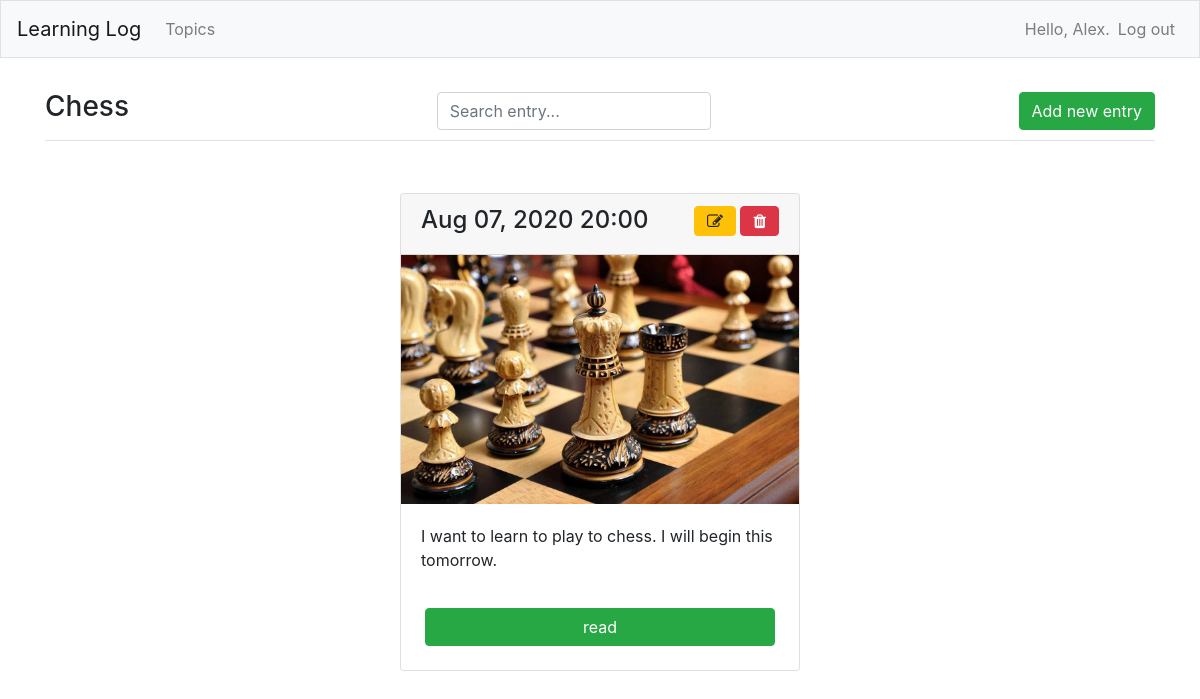
The page /topics/1/ (signed in) on the database its author committed.
### learning_logs/models.py (models this page shows, shortened)
class Topic(models.Model):
    text = models.CharField("Title", max_length=200)
    image = models.ImageField("Image", upload_to="images_topics/", default='default.png')
    date_added = models.DateTimeField(auto_now_add=True, verbose_name="Date")
    owner = models.ForeignKey(User, on_delete=models.CASCADE, verbose_name="User")
    def __str__(self):
        return self.text

class Entry(models.Model):
    topic = models.ForeignKey(Topic, on_delete=models.CASCADE, verbose_name="Topic")
    image = models.ImageField("Image", upload_to="images_entries/", default='default.png')
    text = models.TextField(verbose_name="Content")
    date_added = models.DateTimeField(auto_now_add=True, verbose_name="Date")
    class Meta:
        verbose_name_plural = 'entries'
    def __str__(self):
        if len(self.text) <= 100:
            return self.text
        return f"{self.text[:100]}..."

### learning_logs/views.py (the view)
# urls.py: path('topics/<int:topic_id>/', views.topic, name='topic'),
@login_required
def topic(request, topic_id):
    topic = Topic.objects.get(id=topic_id)
    check_topic_owner(request, topic)
    entries = topic.entry_set.order_by('-date_added')
    context = {'topic': topic, 'entries': entries}
    return render(request, 'learning_logs/topic.html', context)

### learning_logs/views.py (called while the page is built)
def check_topic_owner(request, topic):
    if topic.owner != request.user:
        raise Http404

### learning_logs/templates/learning_logs/topic.html (shortened to what this page needs)
{% extends 'learning_logs/base.html' %}
{% block page_header %}
    <div class="d-flex justify-content-between align-items-center flex-wrap">
        <h3>{{ topic }}</h3>
        <div id="search">
            <form action="{% url 'learning_logs:search_entries' %}">
                <input type="text" name="q" placeholder="Search entry..." class="form-control">
            </form>
        </div>
        <a href="{% url 'learning_logs:new_entry' topic.id %}"
           class="btn btn-success">Add new entry</a>
    </div>
{% endblock page_header %}
{% block content %}
    <div class="d-flex flex-wrap justify-content-around pt-4">
        {% for entry in entries %}
            <div class="card mb-3">
                <div class="card-header d-flex justify-content-between align-content-center">
                    <h4>{{ entry.date_added|date:'M d, Y H:i' }}</h4>
                    <div>
                        <a href="{% url 'learning_logs:edit_entry' entry.id %}"
                           class="btn btn-warning"><i class="fa fa-pencil-square-o"></i></a>
                        <a href="javascript:;" data-deletelink
                           data-id="{{ entry.id }}"
                           data-text="пост {{ entry.text }}"
                           data-url="{% url 'learning_logs:delete_entry' entry.id  %}"
                           data-src="#delete_message_window"
                           class="btn btn-danger"><i class="fa fa-trash"></i></a>
                    </div>
                </div>
                <img src="{{ entry.image.url }}" class="img-fluid">
                <div class="card-body">
                    {{ entry|linebreaks }}
                </div>
                <a href="{% url 'learning_logs:read_entry' entry.id %}"
                           class="btn btn-success mx-4 mb-4">read</a>
            </div>
        {% empty %}
            <p>There are no entries for this topic yet.</p>
        {% endfor %}
    </div>
{% endblock content %}

### learning_logs/templates/learning_logs/base.html (shortened to what this page needs)
{% load bootstrap4 %}
{% load static %}
<html>
<head>
    {% bootstrap_css %}
    <link rel="stylesheet" type="text/css" href="{% static 'learning_logs/css/base.css' %}">
    <link rel="stylesheet" type="text/css" href="{% static 'learning_logs/css/jquery.fancybox.min.css' %}">
    <link rel="stylesheet" href="https://stackpath.bootstrapcdn.com/font-awesome/4.7.0/css/font-awesome.min.css"
>
</head>
<body>
    <nav class="navbar navbar-expand-md navbar-light bg-light mb-4 border">
        <a class="navbar-brand" href="{% url 'learning_logs:index'%}">Learning Log</a>
        <div class="collapse navbar-collapse" id="navbarCollapse">
            <ul class="navbar-nav mr-auto">
                <li class="nav-item">
                    <a class="nav-link" href="{% url 'learning_logs:topics' %}">Topics</a>
                </li>
            </ul>
            <ul class="navbar-nav ml-auto">
                {% if user.is_authenticated %}
                    <li class="nav-item">
                        <span class="navbar-text">Hello, {{ user.username }}.</span>
                    </li>
                    <li class="nav-item">
                        <a class="nav-link" href="{% url 'users:logout' %}">Log out</a>
                    </li>
                {% endif %}
            </ul>
        </div>
    </nav>
    <main role="main" class="container">
        <div class="pb-2 pt-2 mb-2 border-bottom">
            {% block page_header %}{% endblock page_header %}
        </div>
        <div>
            {% block content %}{% endblock content %}
        </div>
    </main>
</body>
</html>

### learning_logs/static/learning_logs/css/base.css (style rules this page uses)
.card { max-width: 400px; margin: 20px 40px; }
form { margin: 0; }

### rows shown on the page
Topic: text "Chess"
Entry: date_added "Aug 07, 2020 20:00", image (picture), text "I want to learn to play to chess. I will begin this tomorrow."

### other values the page prints
{{ user.username }} "Alex"
